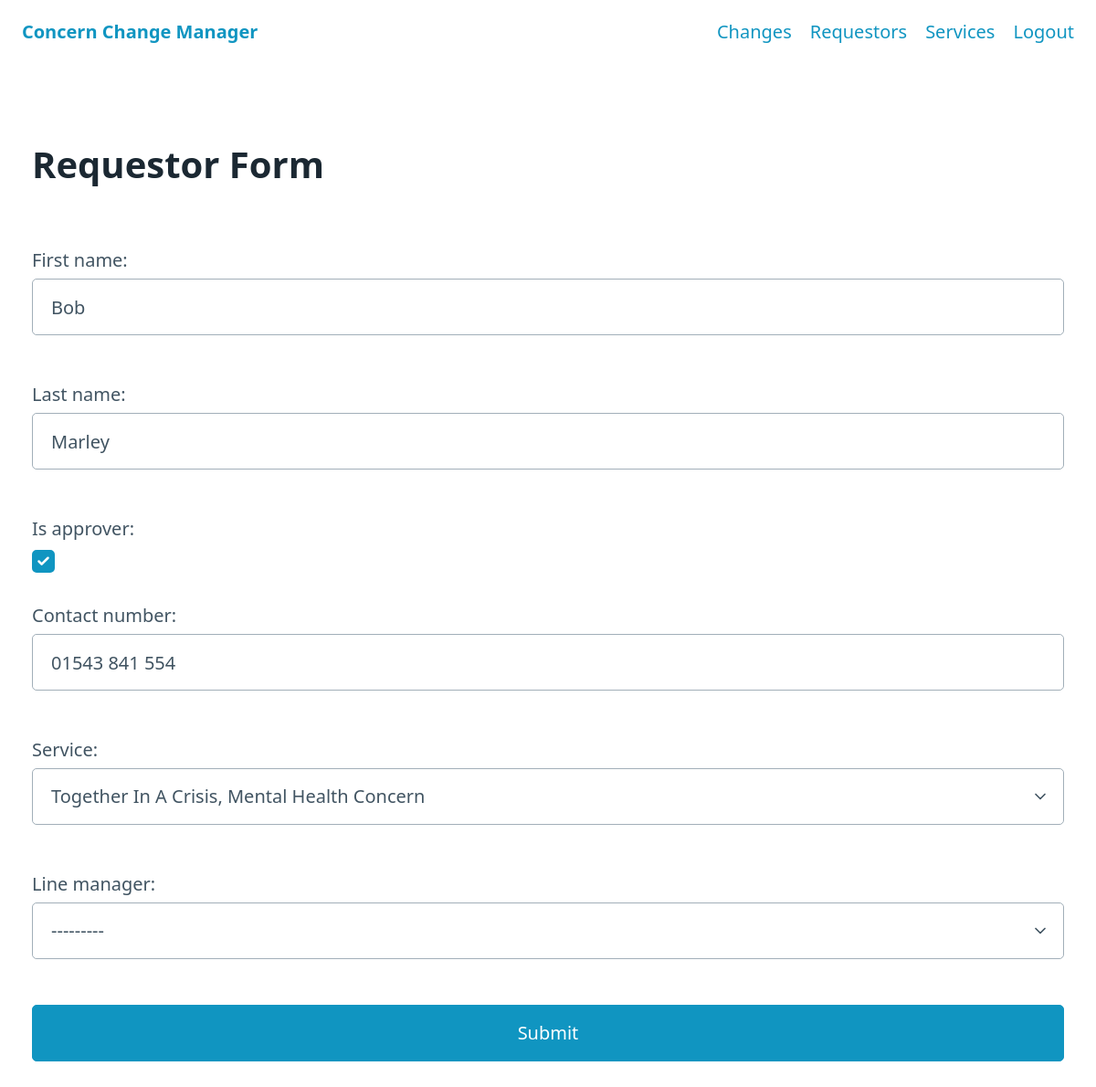
The app's page /requestor/1/edit (signed in) with its own data.
### main/models.py (models this page shows, shortened)
class Requestor (models.Model):
    id = models.IntegerField(primary_key=True)
    first_name = models.CharField(max_length=50)
    last_name = models.CharField(max_length=50)
    is_approver = models.BooleanField()
    contact_number = models.CharField(max_length=18)
    service = models.ForeignKey(Service, on_delete=models.CASCADE)
    line_manager = models.ForeignKey(
        'self', null=True, blank=True, on_delete=models.SET_NULL, related_name="staff")
    @property
    def name(self):
        return self.first_name + ' ' + self.last_name
    def __str__(self):
        return self.name

### main/views.py (the view)
class RequestorUpdateView(UpdateView):
    model = Requestor
    form_class = RequestorForm
    template_name = "main/requestor-form.html"
    success_url = "/requestors"

### main/forms.py (shortened to what this page needs)
class RequestorForm(forms.ModelForm):
    class Meta:
        model = Requestor
        fields = ['first_name', 'last_name', 'is_approver',
                  'contact_number', 'service', 'line_manager']
    def __init__(self, *args, **kwargs):
        self.request = kwargs.pop('request', None)
        super(RequestorForm, self).__init__(*args, **kwargs)

### main/models.py (called while the page is built)
    def __str__(self):
        return self.name + ', ' + self.business_unit

### main/templates/main/requestor-form.html (shortened to what this page needs)
{% extends 'form.html' %}
{% block header %}Requestor Form{% endblock header %}

### templates/form.html (shortened to what this page needs)
{% extends 'base.html' %}
{% block content %}
<h1>{% block header %}{% endblock header %}</h1>
<form method="POST">
    {{form.as_p}}
    <input type="submit"></input>
</form>
{% endblock content %}

### records on screen
Requestor: first_name "Bob", last_name "Marley", is_approver "☑", contact_number "01543 841 554", service "Together In A Crisis, Mental Health Concern", line_manager "---------"
